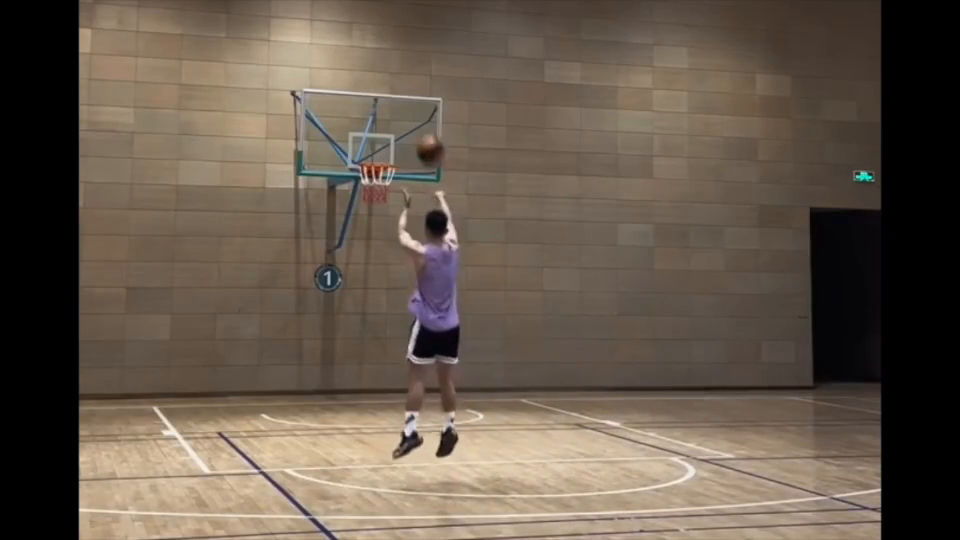
#> input picture frame 30 of videos/basketball_10s.mp4, 960 x 540 px
$ python replay.py
#> lines starting #> are read from the running program, lines starting #| are printed output that depends on the picture; after the words box and inside, x2 and y2 are one past the last pixel; in counts of white or black regions, pixels touching at a corner belong together
#> (reads validation/prediction/tracks.csv from the repository)
### balltrack/motion.py
"""Estimate background motion; all matrices map previous pixels to current pixels."""

import cv2
import numpy as np


class CameraMotion:
    def __init__(self, enabled=True, width=640):
#> in run, image is the input picture: shape (540, 960, 3); mean B, G, R 76.4, 89.2, 102.1
        self.enabled = enabled
        self.width = width
        self.previous = None
        self.mask = None

    def update(self, image, heads=(), ball=None):
#> called with heads = ()
        height, width = image.shape[:2]
#> height = 540; width = 960
        scale = min(1.0, self.width / width)
#> scale = 0.667
        gray = cv2.cvtColor(
            cv2.resize(image, (round(width * scale), round(height * scale))),
            cv2.COLOR_BGR2GRAY,
        )
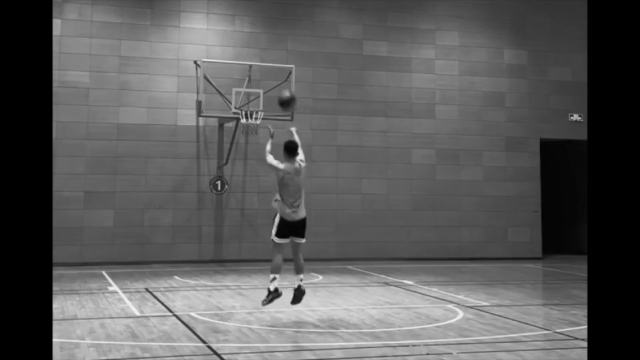
#> gray: shape (360, 640); min 0, max 242, mean 91.6
        mask = np.full(gray.shape, 255, np.uint8)
        h, w = gray.shape
#> h = 360; w = 640
        # Ignore broadcast graphics at the top and bottom edges.
        mask[: int(h * 0.15)] = 0
        mask[int(h * 0.85) :] = 0
        for center, radius in heads:
            x, y = np.asarray(center) * scale
            r = radius * scale
            cv2.rectangle(
                mask,
                (int(x - 2 * r), int(y - r)),
                (int(x + 2 * r), int(y + 7 * r)),
                0,
                -1,
            )
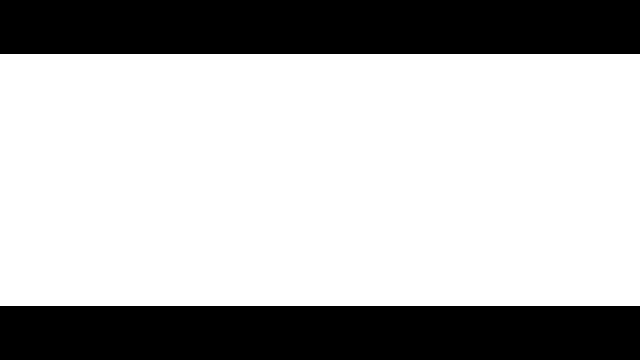
#> mask: shape (360, 640); 70% white; 2 black regions, box (x1, y1, x2, y2) and area: (0, 0, 640, 54) 34560, (0, 306, 640, 360) 34560
        if ball is not None:
            x1, y1, x2, y2 = np.asarray(ball) * scale
            cv2.rectangle(
                mask, (int(x1 - 10), int(y1 - 10)), (int(x2 + 10), int(y2 + 10)), 0, -1
            )
        previous, old_mask = self.previous, self.mask
        self.previous, self.mask = gray, mask
        if previous is None:
            return None, "initial"
        if previous.shape != gray.shape:
            return None, "reset"
        # Large appearance changes indicate a cut, including when compensation is disabled.
        hist1 = cv2.calcHist([previous], [0], None, [32], [0, 256])
        hist2 = cv2.calcHist([gray], [0], None, [32], [0, 256])
        cv2.normalize(hist1, hist1)
        cv2.normalize(hist2, hist2)
        if cv2.compareHist(hist1, hist2, cv2.HISTCMP_BHATTACHARYYA) > 0.55:
            return None, "cut"
        if not self.enabled:
            return np.eye(2, 3), "disabled"
        points = cv2.goodFeaturesToTrack(previous, 350, 0.01, 10, mask=old_mask)
        if points is None or len(points) < 12:
            return None, "unreliable"
        current, ok, _ = cv2.calcOpticalFlowPyrLK(
            previous, gray, points, None, winSize=(21, 21), maxLevel=3
        )
        if current is None:
            return None, "unreliable"
        back, back_ok, _ = cv2.calcOpticalFlowPyrLK(
            gray, previous, current, None, winSize=(21, 21), maxLevel=3
        )
        if back is None:
            return None, "unreliable"
        good = (
            (ok.ravel() == 1)
            & (back_ok.ravel() == 1)
            & (np.linalg.norm(points - back, axis=2).ravel() < 1.5)
        )
        xy = current.reshape(-1, 2)
        inside = (xy[:, 0] >= 0) & (xy[:, 0] < w) & (xy[:, 1] >= 0) & (xy[:, 1] < h)
        indices = np.flatnonzero(good & inside)
        indices = indices[
            mask[xy[indices, 1].astype(int), xy[indices, 0].astype(int)] > 0
        ]
        if len(indices) < 12:
            return None, "unreliable"
        before = points.reshape(-1, 2)[indices]
        after = xy[indices]
        matrix, inliers = cv2.estimateAffinePartial2D(
            before, after, method=cv2.RANSAC, ransacReprojThreshold=2, maxIters=1500
        )
        if matrix is None or inliers.sum() < 10 or inliers.mean() < 0.5:
            return None, "unreliable"
        kept = before[inliers.ravel().astype(bool)]
        # Reject a transform supported only by one small moving player.
        if np.ptp(kept[:, 0]) < w * 0.2 or np.ptp(kept[:, 1]) < h * 0.15:
            return None, "unreliable"
        zoom = np.linalg.norm(matrix[0, :2])
        angle = abs(np.arctan2(matrix[1, 0], matrix[0, 0]))
        if (
            not 0.9 < zoom < 1.1
            or angle > 0.12
            or np.linalg.norm(matrix[:, 2]) > w * 0.2
        ):
            return None, "unreliable"
        matrix[:, 2] /= scale
        return matrix, "ok"

### balltrack/display_trail.py
"""Short fading trails in current-frame coordinates, independent of CSV measurements."""

from collections import deque
import cv2
import numpy as np


class DisplayTrail:
    def __init__(self, seconds=0.7, smooth=0.8):
        self.seconds = seconds
        self.smooth = smooth
        self.points = deque()
        self.resets = 0

    def update(self, frame, fps, matrix, identity, center, diameter=10):
        if matrix is None:
            if self.points:
                self.resets += 1
            self.points.clear()
        else:
            self.points = deque(
                (f, tid, matrix[:, :2] @ p + matrix[:, 2]) for f, tid, p in self.points
            )
        lifetime = max(1, round(self.seconds * fps))
        while self.points and frame - self.points[0][0] > lifetime:
            self.points.popleft()
        if center is None or identity < 0:
            return
        point = np.asarray(center, dtype=float)
        if self.points:
            last_frame, last_id, previous = self.points[-1]
            if (
                last_id != identity
                or frame - last_frame != 1
                or np.linalg.norm(point - previous) > max(60, diameter * 6)
            ):
                self.points.clear()
                self.resets += 1
            else:
                point = self.smooth * point + (1 - self.smooth) * previous
        self.points.append((frame, identity, point))

    def draw(self, image, frame, fps):
        lifetime = max(1, round(self.seconds * fps))
        h, w = image.shape[:2]
        for a, b in zip(self.points, list(self.points)[1:]):
            if b[0] != a[0] + 1 or a[1] != b[1]:
                continue
            p, q = np.rint(a[2]).astype(int), np.rint(b[2]).astype(int)
            # Clip before forming a small overlay; avoid copying a whole frame per segment.
            visible, p, q = cv2.clipLine((0, 0, w, h), tuple(p), tuple(q))
            if not visible:
                continue
            x1, y1 = max(0, min(p[0], q[0]) - 3), max(0, min(p[1], q[1]) - 3)
            x2, y2 = min(w, max(p[0], q[0]) + 4), min(h, max(p[1], q[1]) + 4)
            roi = image[y1:y2, x1:x2]
            overlay = roi.copy()
            cv2.line(
                overlay,
                (p[0] - x1, p[1] - y1),
                (q[0] - x1, q[1] - y1),
                (255, 0, 255),
                2,
                cv2.LINE_AA,
            )
            alpha = max(0.08, 1 - (frame - a[0]) / lifetime)
            cv2.addWeighted(overlay, alpha, roi, 1 - alpha, 0, dst=roi)

### balltrack/occlusion.py
"""Bounded image-space forecasts. Never used as detector or ByteTrack observations."""

from collections import deque
import cv2
import numpy as np


class ShortGapPredictor:
    def __init__(self, max_seconds=0.3, display_seconds=0.7):
        if not 0 < max_seconds <= 0.5:
            raise ValueError("Prediction limit must be in (0, .5] seconds")
        self.max_seconds = max_seconds
        self.display_seconds = display_seconds
        self.history = deque(maxlen=6)
        self.path = deque()
        self.identity = None
        self.diameter = 20.0
        self.last_prediction = None

    def clear(self):
        self.history.clear()
        self.path.clear()
        self.identity = None
        self.last_prediction = None

    def forecast(self, frame, fps):
        if len(self.history) < 3:
            return None
        last_frame, last = self.history[-1]
        elapsed = frame - last_frame
        if elapsed < 1 or elapsed > max(1, round(self.max_seconds * fps)):
            return None
        times = np.array([f - last_frame for f, _ in self.history], float)
        positions = np.array([p for _, p in self.history], float)
        if np.any(np.diff(times) != 1):
            return None
        degree = 2 if len(times) >= 5 else 1
        coefficients = np.polyfit(times, positions, degree)
        fitted = np.stack(
            [np.polyval(coefficients[:, axis], times) for axis in range(2)], axis=1
        )
        error = float(np.sqrt(np.mean((fitted - positions) ** 2)))
        if error > max(3, self.diameter * 0.4):
            return None
        displacement = np.array(
            [
                np.polyval(coefficients[:, axis], elapsed)
                - np.polyval(coefficients[:, axis], 0)
                for axis in range(2)
            ]
        )
        point = last + displacement
        uncertainty = max(2, error) + 1.5 * elapsed + 0.15 * elapsed * elapsed
        if uncertainty > max(20, self.diameter * 1.2):
            return None
        return point, uncertainty, elapsed / fps

    def update(
        self, frame, fps, matrix, observation=None, shape=None, blocked_heads=()
    ):
        # Express all stored observed/predicted points in the current image coordinates.
        if matrix is None:
            self.clear()
        else:
            self.history = deque(
                ((f, matrix[:, :2] @ p + matrix[:, 2]) for f, p in self.history),
                maxlen=6,
            )
            self.path = deque(
                (f, matrix[:, :2] @ p + matrix[:, 2]) for f, p in self.path
            )
        while self.path and frame - self.path[0][0] > round(self.display_seconds * fps):
            self.path.popleft()
        predicted = self.forecast(frame, fps)
        if observation is not None:
            identity, center, diameter = observation
            center = np.array(center, float)
            if identity != self.identity:
                self.clear()
            elif self.history and frame != self.history[-1][0] + 1:
                if predicted is None or np.linalg.norm(center - predicted[0]) > max(
                    25, 3 * diameter
                ):
                    self.path.clear()
                elif self.path:
                    self.path.append((frame, center.copy()))
                self.history.clear()
            self.identity = identity
            self.diameter = float(diameter)
            self.history.append((frame, center.copy()))
            self.last_prediction = None
            return None
        if predicted is None:
            self.last_prediction = None
            return None
        point, uncertainty, horizon = predicted
        if any(
            np.linalg.norm(point - center) < radius * 0.8 + uncertainty
            for center, radius in blocked_heads
        ):
            # A plausible extrapolation inside a face is still not a verified ball.
            self.clear()
            return None
        if shape is not None and not (
            0 <= point[0] < shape[1] and 0 <= point[1] < shape[0]
        ):
            self.last_prediction = None
            return None
        if not self.path or self.path[-1][0] != frame - 1:
            self.path.clear()
            self.path.append((self.history[-1][0], self.history[-1][1].copy()))
        self.path.append((frame, point.copy()))
        self.last_prediction = point.copy()
        return dict(
            id=self.identity,
            center=point.copy(),
            uncertainty_px=uncertainty,
            horizon_s=horizon,
        )

    def draw(self, image, prediction):
        # Dashed orange = estimated segment; solid magenta remains observed trajectory.
        traveled = 0.0
        for (_, a), (_, b) in zip(self.path, list(self.path)[1:]):
            length = float(np.linalg.norm(b - a))
            offset = 0.0
            while offset < length - 1e-6:
                phase = (traveled + offset) % 12.0
                visible = phase < 7.0
                step = min(length - offset, (7.0 if visible else 12.0) - phase)
                if step < 1e-6:
                    offset += 1e-6
                    continue
                if visible:
                    p = a + (b - a) * (offset / length)
                    q = a + (b - a) * ((offset + step) / length)
                    cv2.line(
                        image,
                        tuple(np.rint(p).astype(int)),
                        tuple(np.rint(q).astype(int)),
                        (0, 165, 255),
                        2,
                        cv2.LINE_AA,
                    )
                offset += step
            traveled += length
        if prediction is not None:
            point = tuple(np.rint(prediction["center"]).astype(int))
            cv2.circle(image, point, 5, (0, 165, 255), 2)
            cv2.circle(
                image, point, round(prediction["uncertainty_px"]), (0, 110, 180), 1
            )
            cv2.putText(
                image,
                f"PREDICTED ID:{prediction['id']} +{prediction['horizon_s']:.2f}s",
                (max(0, point[0] - 70), max(90, point[1] - 12)),
                0,
                0.5,
                (0, 165, 255),
                2,
            )

### validation/prediction/replay.py
"""Re-render saved observations without running YOLO: python -m validation.prediction.replay"""

from pathlib import Path
import csv
import cv2
import numpy as np
from balltrack.motion import CameraMotion
from balltrack.display_trail import DisplayTrail
from balltrack.occlusion import ShortGapPredictor


def run():
    root = Path("validation/prediction")
    rows = {int(r["frame"]): r for r in csv.DictReader((root / "tracks.csv").open())}
    cap = cv2.VideoCapture("videos/basketball_10s.mp4")
    fps = cap.get(cv2.CAP_PROP_FPS)
    writer = None
    camera = CameraMotion()
    trail = DisplayTrail(0.7, 0.8)
    predictor = ShortGapPredictor(0.3)
    frame = predicted = 0
    try:
        while True:
            ok, image = cap.read()
            if not ok:
                break
            matrix, state = camera.update(image)
#> state = 'initial'
            row = rows[frame]
            tid = int(row["id"])
            box = np.array([float(row[k]) for k in ["x1", "y1", "x2", "y2"]])
            center = (box[:2] + box[2:]) / 2
            measured = None
            if row["source"] != "missing":
                x1, y1, x2, y2 = box.astype(int)
                cv2.rectangle(image, (x1, y1), (x2, y2), (0, 255, 0), 2)
                cv2.circle(image, tuple(center.astype(int)), 3, (0, 0, 255), -1)
#> image: shape (540, 960, 3); mean B, G, R 76.3, 89.3, 102
                cv2.putText(
                    image,
                    f'Ball ID:{tid} {float(row["confidence"]):.2f}',
                    (max(0, x1 - 40), max(50, y1 - 10)),
                    0,
                    0.6,
                    (0, 255, 0),
                    2,
                )
                if tid >= 0:
                    measured = (tid, center, max(box[2:] - box[:2]))
            trail.update(
                frame,
                fps,
                matrix,
                tid,
                center if measured else None,
                max(box[2:] - box[:2]),
            )
            trail.draw(image, frame, fps)
            if row["source"] != "missing" and tid < 0:
                predictor.clear()
                prediction = None
            else:
                prediction = predictor.update(
                    frame, fps, matrix, measured, image.shape[:2]
                )
            predictor.draw(image, prediction)
#> after the loop in draw, `for (_, a), (_, b) in zip(self.path, list(self.path)[1:]):`: traveled = 0
            predicted += int(prediction is not None)
#> predicted = 0
            cv2.putText(
                image,
                "Basketball | saved observations replay",
                (15, 30),
                0,
                0.6,
                (0, 255, 255),
                2,
            )
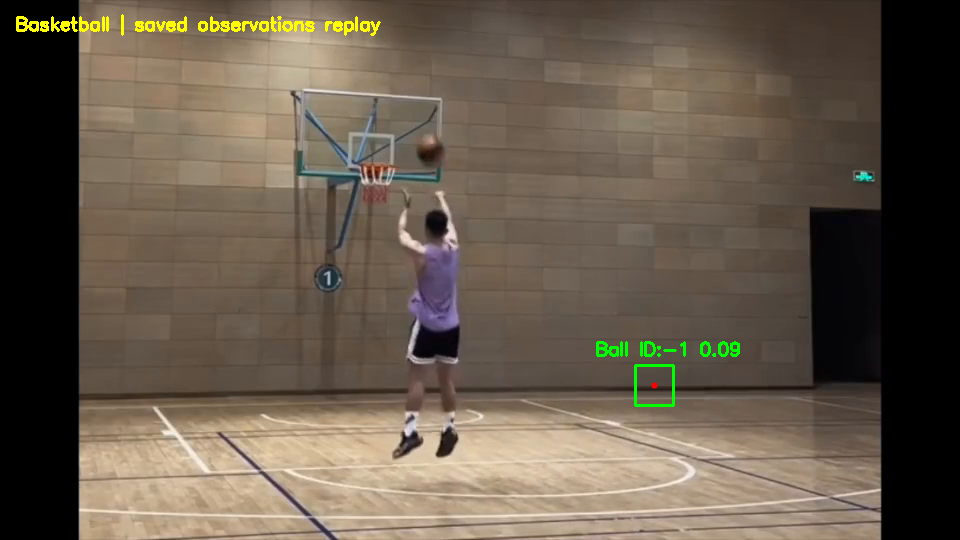
#> image: shape (540, 960, 3); mean B, G, R 75.8, 90.4, 102.6
            if writer is None:
                h, w = image.shape[:2]
#> h = 540; w = 960
                writer = cv2.VideoWriter(
                    str(root / "annotated.mp4"),
                    cv2.VideoWriter_fourcc(*"mp4v"),
                    fps,
                    (w, h),
                )
                if not writer.isOpened():
                    raise RuntimeError("Cannot write replay")
            writer.write(image)
            if frame in (63, 107):
                cv2.imwrite(str(root / f"preview{frame}.jpg"), image)
            frame += 1
    finally:
        cap.release()
        if writer is not None:
            writer.release()
    assert frame == 300
    print(f"Replayed {frame} frames; predictions on {predicted} frames")


if __name__ == "__main__":
    run()
